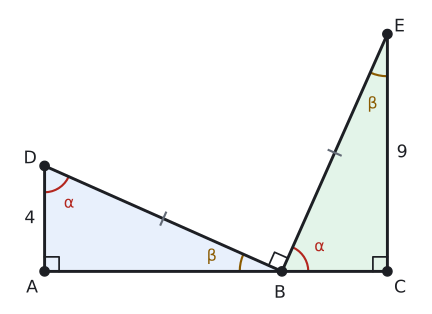

The Python source for this figure:
import sys; sys.path.insert(0, "tools")
from cizim import *

def centik(ax, P, Q, n=1, renk=SOLUK, L=0.13, ara=0.09):
    """[PQ] kenarının ortasına n çentik (eş kenar işareti)."""
    P, Q = np.asarray(P, float), np.asarray(Q, float)
    u = (Q - P) / np.linalg.norm(Q - P); v = np.array([-u[1], u[0]]); M = (P + Q) / 2
    for k in range(n):
        c = M + (k - (n - 1) / 2) * ara * u
        ax.plot(*zip(c - L * v, c + L * v), color=renk, lw=1.6)

def olc(K, P, Q):
    a, b = np.asarray(P) - K, np.asarray(Q) - K
    return round(float(np.degrees(np.arccos(np.dot(a, b) / np.linalg.norm(a) / np.linalg.norm(b)))), 3)

def uz(P, Q): return round(float(np.linalg.norm(np.asarray(P) - np.asarray(Q))), 3)

def dik(ax, K, P, Q, k=0.25, renk=YAZI):
    K = np.asarray(K, float)
    a = (np.asarray(P) - K) / np.linalg.norm(np.asarray(P) - K); b = (np.asarray(Q) - K) / np.linalg.norm(np.asarray(Q) - K)
    ax.plot(*zip(K + k * a, K + k * (a + b), K + k * b), color=renk, lw=1.3)

def yon(d): return np.array([np.cos(np.radians(d)), np.sin(np.radians(d))])

# A.K.A.: A, B, C doğrusal; DA ⟂ AC, EC ⟂ AC, |DB| = |BE|, DB ⟂ BE. |AD| = 4, |CE| = 9 -> |AB| = 9, |BC| = 4, |AC| = 13.
A = np.array([0.0, 0.0]); B = np.array([9.0, 0.0]); C = np.array([13.0, 0.0]); D = np.array([0.0, 4.0]); E = np.array([13.0, 9.0])
print("DB", uz(D, B), "BE", uz(B, E), "DBE", olc(B, D, E), "ADB", olc(D, A, B), "CBE", olc(B, C, E), "ABD", olc(B, A, D), "CEB", olc(E, C, B))
fig, ax = sekil(5.6, 4.2)
ax.set_aspect("equal"); ax.axis("off")
ax.add_patch(patches.Polygon([A, B, D], closed=True, facecolor=MAVI_ACIK, edgecolor="none", zorder=0))
ax.add_patch(patches.Polygon([B, C, E], closed=True, facecolor=YESIL_ACIK, edgecolor="none", zorder=0))
ax.plot(*zip(A, C), color=YAZI); ax.plot(*zip(A, D), color=YAZI); ax.plot(*zip(C, E), color=YAZI)
ax.plot(*zip(D, B), color=YAZI); ax.plot(*zip(B, E), color=YAZI)
centik(ax, D, B, 1, L=0.25); centik(ax, B, E, 1, L=0.25)
dik(ax, A, B, D, k=0.55); dik(ax, C, A, E, k=0.55); dik(ax, B, D, E, k=0.55)
aci(ax, D, A, B, r=1.0, ad="α", renk=KIRMIZI); aci(ax, B, C, E, r=1.0, ad="α", renk=KIRMIZI)
aci(ax, B, A, D, r=1.6, ad="β", renk=SARI); aci(ax, E, C, B, r=1.6, ad="β", renk=SARI)
nokta(ax, *A, "A", dx=-0.7, dy=-0.8); nokta(ax, *B, "B", dx=-0.3, dy=-1.0); nokta(ax, *C, "C", dx=0.25, dy=-0.8)
nokta(ax, *D, "D", dx=-0.8, dy=0.1); nokta(ax, *E, "E", dx=0.25, dy=0.1)
ax.text(-0.35, 2.0, "4", ha="right", va="center"); ax.text(13.35, 4.5, "9", ha="left", va="center")
ax.set_xlim(-1.4, 14.4); ax.set_ylim(-1.3, 10.0)
kaydet(fig, __file__)
